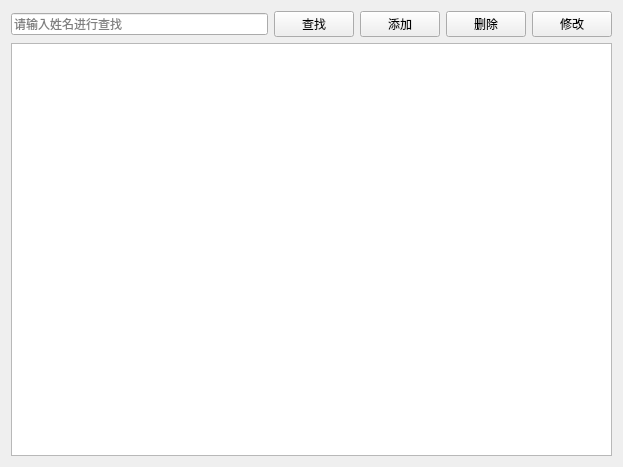
<?xml version="1.0" encoding="UTF-8"?>
<ui version="4.0">
 <class>PatientView</class>
 <widget class="QWidget" name="PatientView">
  <property name="geometry">
   <rect>
    <x>0</x>
    <y>0</y>
    <width>623</width>
    <height>467</height>
   </rect>
  </property>
  <property name="windowTitle">
   <string>患者管理</string>
  </property>
  <layout class="QVBoxLayout" name="verticalLayout">
   <item>
    <layout class="QHBoxLayout" name="horizontalLayout">
     <item>
      <widget class="QLineEdit" name="txtSearch">
       <property name="placeholderText">
        <string>请输入姓名进行查找</string>
       </property>
      </widget>
     </item>
     <item>
      <widget class="QPushButton" name="btSearch">
       <property name="text">
        <string>查找</string>
       </property>
       <property name="icon">
        <iconset resource="lab4.qrc">
         <normaloff>:/img/search.png</normaloff>:/img/search.png</iconset>
       </property>
      </widget>
     </item>
     <item>
      <widget class="QPushButton" name="btAdd">
       <property name="text">
        <string>添加</string>
       </property>
       <property name="icon">
        <iconset resource="lab4.qrc">
         <normaloff>:/img/new.png</normaloff>:/img/new.png</iconset>
       </property>
      </widget>
     </item>
     <item>
      <widget class="QPushButton" name="btDelete">
       <property name="text">
        <string>删除</string>
       </property>
       <property name="icon">
        <iconset resource="lab4.qrc">
         <normaloff>:/img/delte.png</normaloff>:/img/delte.png</iconset>
       </property>
      </widget>
     </item>
     <item>
      <widget class="QPushButton" name="btEdit">
       <property name="text">
        <string>修改</string>
       </property>
       <property name="icon">
        <iconset resource="lab4.qrc">
         <normaloff>:/img/edit.png</normaloff>:/img/edit.png</iconset>
       </property>
      </widget>
     </item>
    </layout>
   </item>
   <item>
    <widget class="QTableView" name="tableView"/>
   </item>
  </layout>
 </widget>
 <resources>
  <include location="lab4.qrc"/>
 </resources>
 <connections/>
</ui>
